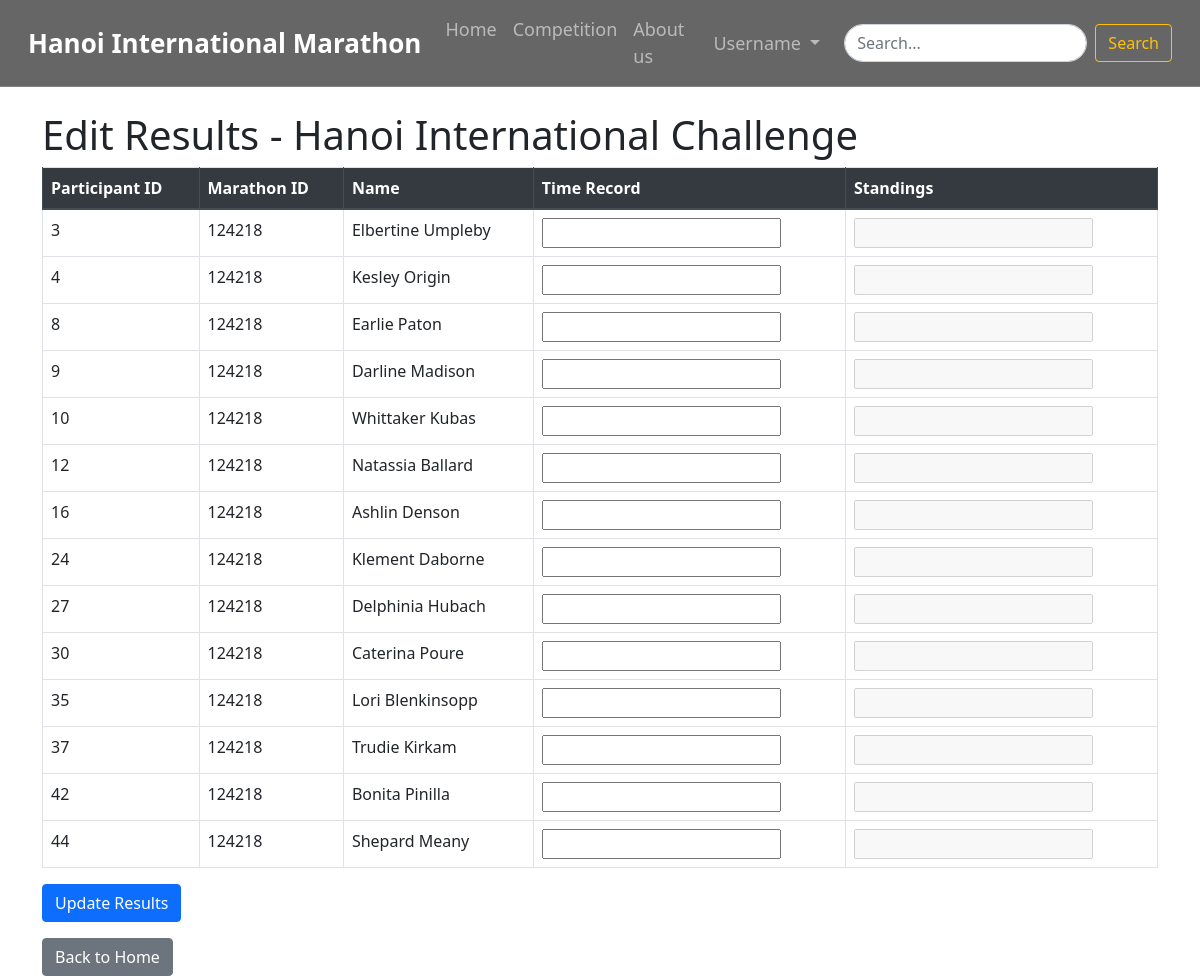
The app's page /admin/edit_result.php?competition_id=124218 (signed in) with its own data.
### tables this page shows
CREATE TABLE `marathon` (
  `MarathonID` int(11) NOT NULL,
  `RaceName` varchar(255) DEFAULT NULL,
  `Date` date DEFAULT NULL,
  `ImagePath` varchar(255) NOT NULL DEFAULT '../admin/assets/img/default.jpg'
);

CREATE TABLE `participate` (
  `MarathonID` int(11) NOT NULL,
  `UserID` int(11) NOT NULL,
  `EntryNO` int(11) NOT NULL,
  `Hotel` varchar(255) DEFAULT NULL,
  `TimeRecord` time DEFAULT NULL,
  `Standings` varchar(255) DEFAULT NULL
);

CREATE TABLE `participant` (
  `UserID` int(11) NOT NULL,
  `Name` varchar(255) DEFAULT NULL,
  `BestRecord` time DEFAULT NULL,
  `Nationality` varchar(100) DEFAULT NULL,
  `PassportNO` varchar(50) DEFAULT NULL,
  `Sex` enum('Male','Female','Other') DEFAULT NULL,
  `Age` int(11) DEFAULT NULL,
  `Email` varchar(255) DEFAULT NULL,
  `Phone` varchar(20) DEFAULT NULL,
  `Address` varchar(255) DEFAULT NULL
);

### admin/edit_result.php (the view, shortened to what this page needs)
<?php
require_once(__DIR__ . '/../config.php');
if (!isset($_GET['competition_id'])) {
    echo "Missing competition ID.";
    exit();
} else {
    $competition_id = $_GET['competition_id'];
}
$query_competition = "SELECT * FROM marathon WHERE MarathonID=$competition_id";
$result_competition = $conn->query($query_competition);
if (!$result_competition || $result_competition->num_rows == 0) {
    echo "Competition not found.";
    exit();
} else {
    $competition = $result_competition->fetch_assoc();
}
$query_participants = "SELECT participate.*, participant.Name FROM participate
                        INNER JOIN participant ON participate.UserID = participant.UserID
                        WHERE participate.MarathonID=$competition_id
                        ORDER BY participate.Standings ASC";
$result_participants = $conn->query($query_participants);
$participants_data = [];
if ($result_participants && $result_participants->num_rows > 0) {
    while ($participant = $result_participants->fetch_assoc()) {
        $participants_data[] = $participant;
    }
}
?>
<!DOCTYPE html>
<html lang="en">
<head>
    <link rel="stylesheet" href="https://stackpath.bootstrapcdn.com/bootstrap/4.5.2/css/bootstrap.min.css">
</head>
<body>
    <?php include('../includes/loggedin_admin.php'); ?>
    <div class="container mt-4">
        <h1>Edit Results - <?php echo $competition['RaceName']; ?></h1>
        <?php if (!empty($participants_data)) : ?>
            <form action="update_results.php" method="post">
                <table class="table table-bordered">
                    <thead class="thead-dark">
                        <tr>
                            <th>Participant ID</th>
                            <th>Marathon ID</th>
                            <th>Name</th>
                            <th>Time Record</th>
                            <th>Standings</th>
                        </tr>
                    </thead>
                    <tbody>
                        <?php foreach ($participants_data as $participant) : ?>
                            <tr>
                                <td><?php echo $participant['EntryNO']; ?></td>
                                <td><?php echo $participant['MarathonID']; ?></td>
                                <td><?php echo $participant['Name']; ?></td>
                                <td><input type="text" name="time_record_<?php echo $participant['EntryNO']; ?>" id="time_record_<?php echo $participant['EntryNO']; ?>" value="<?php echo $participant['TimeRecord']; ?>"></td>
                                <td><input type="text" name="standings_<?php echo $participant['EntryNO']; ?>" id="standings_<?php echo $participant['EntryNO']; ?>" value="<?php echo $participant['Standings']; ?>" disabled></td>
                            </tr>
                        <?php endforeach; ?>
                    </tbody>
                </table>
                <input type="submit" class="btn btn-primary" value="Update Results">
            </form>
        <?php else : ?>
            <p>No participants found for this competition.</p>
        <?php endif; ?>
        <a href="home.php" class="btn btn-secondary mt-3">Back to Home</a>
    </div>
</body>
</html>

### records on screen
marathon: RaceName "Hanoi International Challenge"
participate: EntryNO "3", MarathonID "124218", UserID.Name "Elbertine Umpleby"
participate: EntryNO "4", MarathonID "124218", UserID.Name "Kesley Origin"
participate: EntryNO "8", MarathonID "124218", UserID.Name "Earlie Paton"
participate: EntryNO "9", MarathonID "124218", UserID.Name "Darline Madison"
participate: EntryNO "10", MarathonID "124218", UserID.Name "Whittaker Kubas"
participate: EntryNO "12", MarathonID "124218", UserID.Name "Natassia Ballard"
participate: EntryNO "16", MarathonID "124218", UserID.Name "Ashlin Denson"
participate: EntryNO "24", MarathonID "124218", UserID.Name "Klement Daborne"
participate: EntryNO "27", MarathonID "124218", UserID.Name "Delphinia Hubach"
participate: EntryNO "30", MarathonID "124218", UserID.Name "Caterina Poure"
participate: EntryNO "35", MarathonID "124218", UserID.Name "Lori Blenkinsopp"
participate: EntryNO "37", MarathonID "124218", UserID.Name "Trudie Kirkam"
participate: EntryNO "42", MarathonID "124218", UserID.Name "Bonita Pinilla"
participate: EntryNO "44", MarathonID "124218", UserID.Name "Shepard Meany"
